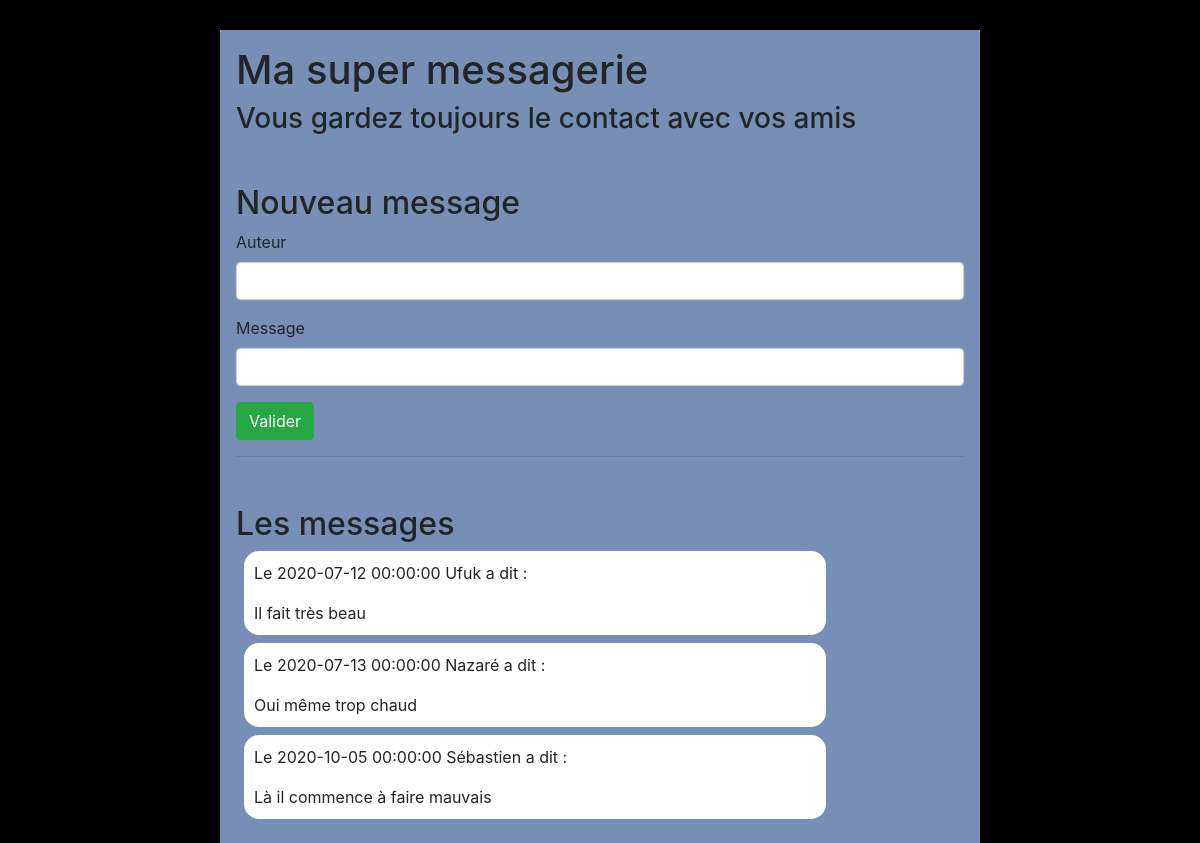
/php/index.php, run on the app's committed database.
### tables this page shows
CREATE TABLE messages(
    id SMALLINT UNSIGNED AUTO_INCREMENT,
    auteur VARCHAR(30),
    texte VARCHAR(150),
    date_message DATETIME,
    PRIMARY KEY (id)
);

### php/index.php (the view, shortened to what this page needs)
<?php
$appTitle = "Ma super messagerie";
$appPitch = "Vous gardez toujours le contact avec vos amis";
$pdo = new PDO(
    "mysql:host=127.0.0.1;dbname=formation;charset=utf8",
    "root",
    "",
    [PDO::ATTR_ERRMODE => PDO::ERRMODE_EXCEPTION]
);
try {
    $queryResult = $pdo->query("SELECT * FROM messages");
    $messageList = $queryResult->fetchAll(PDO::FETCH_ASSOC);
} catch(PDOException $e){
    echo $e->getMessage();
}
?>
<!DOCTYPE html>
<html lang="fr">
<head>
    <link rel="stylesheet" href="https://stackpath.bootstrapcdn.com/bootstrap/4.5.2/css/bootstrap.min.css">
</head>
<body class="container">
    <div class="row justify-content-center">
        <div class="col-8 message-panel">
            <h1><?php echo $appTitle ?></h1>
            <h3><?php echo $appPitch ?></h3>
            <div class="mt-5 mb-5">
                <form method="post" action="/php/index.php">
                    <h2>Nouveau message</h2>
                    <div class="form-group">
                        <label>Auteur</label>
                        <input type="text" name="saisieAuteur" class="form-control">
                    </div>
                    <div class="form-group">
                        <label>Message</label>
                        <input type="text" name="message" class="form-control">
                    </div>
                    <button type="submit" class="btn btn-success">Valider</button>
                </form>
                <hr>
            </div>
            <h2>Les messages</h2>
            <?php foreach ($messageList as $message) : ?>
                <div class="message">
                    <p>Le <?php echo $message["date_message"] ?> <?php echo $message["auteur"] ?> a dit :</p>
                    <div><?php echo $message["texte"] ?></div>
                </div>
            <?php endforeach ?>
        </div>
    </div>
</body>
</html>

### php/index.php (style rules this page uses)
body { background-color: black; }
.message-panel { background-color: #778fb5; padding: 16px; margin-top: 30px; }
.message { background-color: white; padding: 10px; margin: 8px; ; width: 80%; border-radius: 15px; }

### data on the page
messages: date_message "2020-07-12 00:00:00", auteur "Ufuk", texte "Il fait très beau"
messages: date_message "2020-07-13 00:00:00", auteur "Nazaré", texte "Oui même trop chaud"
messages: date_message "2020-10-05 00:00:00", auteur "Sébastien", texte "Là il commence à faire mauvais"

### other printed values
$appTitle "Ma super messagerie"
$appPitch "Vous gardez toujours le contact avec vos amis"
